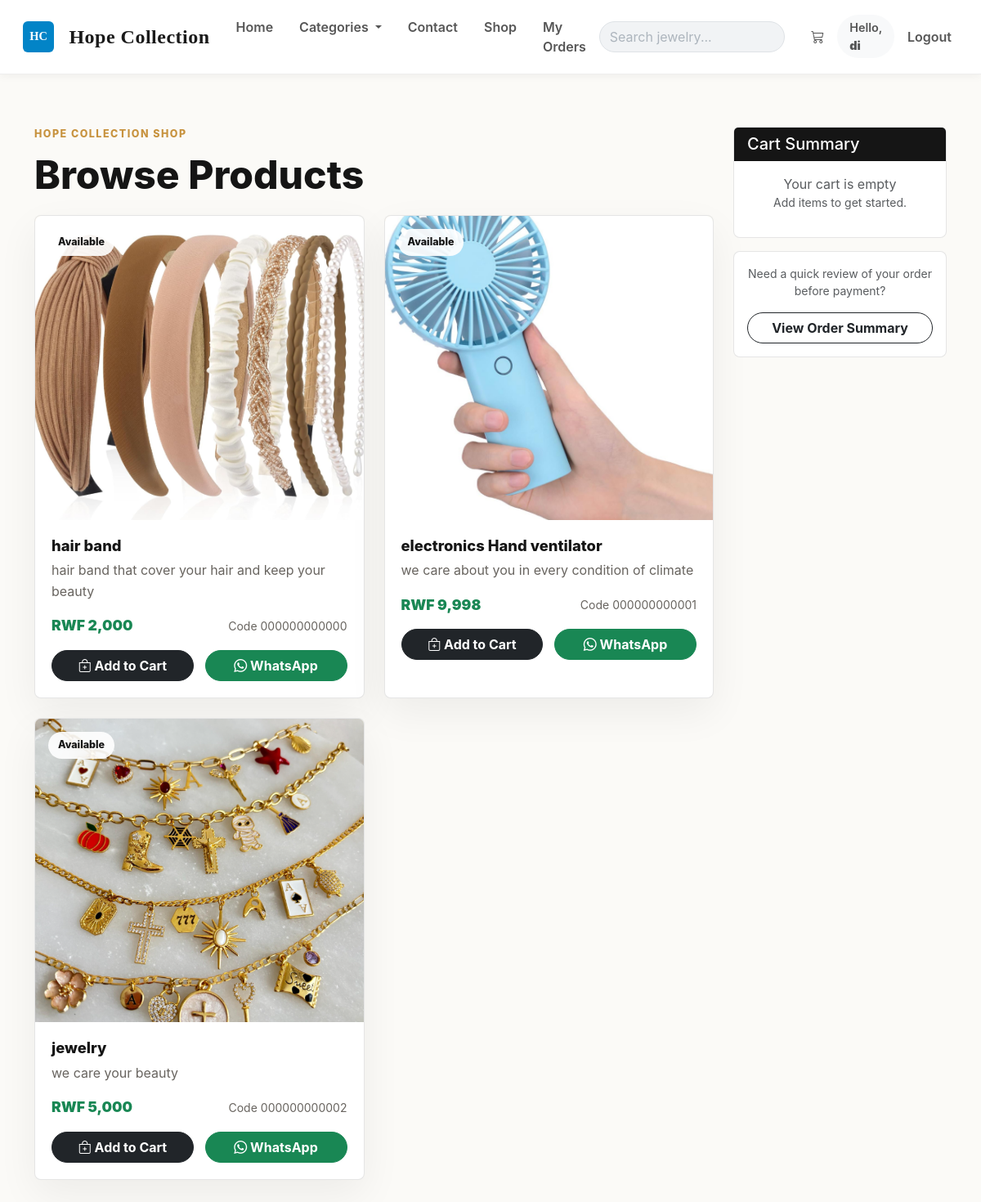
The page /market (signed in) on the database its author committed.
### market/models.py (models this page shows, shortened)
class User(db.Model, UserMixin):  # ✅ FIXED: only ONE User class (merged both into this one)
    __tablename__ = 'user'
    id               = db.Column(db.Integer, primary_key=True)
    username         = db.Column(db.String(100), nullable=False, unique=True)
    email_address    = db.Column(db.String(120), nullable=False, unique=True)
    password_hash    = db.Column(db.String(200), nullable=False)
    budget           = db.Column(db.Integer, nullable=False, default=1000)
    items            = db.relationship('Item', backref='owned_user', lazy=True)
    top_up_requests  = db.relationship(
                            'TopUpRequest',
                            backref='requester',           # ✅ FIXED: renamed backref to avoid clash with Transaction backref 'user'
                            lazy=True,
                            foreign_keys='TopUpRequest.user_id'
                        )
    transactions     = db.relationship('Transaction', backref='user', lazy=True)  # ✅ FIXED: moved here from duplicate class
    @property
    def password(self):
        raise AttributeError('Password is not a readable attribute!')

class Item(db.Model):
    __tablename__ = 'item'
    id          = db.Column(db.Integer, primary_key=True)
    name        = db.Column(db.String(30), nullable=False)
    price       = db.Column(db.Integer, nullable=False)
    barcode     = db.Column(db.String(12), nullable=False)
    description = db.Column(db.String(1024), nullable=False)
    image_file  = db.Column(db.String(20), nullable=False, default='default.jpg')
    video_file  = db.Column(db.String(20), nullable=True)
    owner       = db.Column(db.Integer, db.ForeignKey('user.id'))

### market/routes.py (the view)
@app.route('/market')
@login_required
def market_page():
    items = Item.query.all()
    return render_template('market.html', items=items)

### market/__init__.py (called while the page is built)
@app.context_processor
def inject_site_settings():
    from market.models import SiteSettings
    settings = SiteSettings.query.first()
    if not settings:
        settings = SiteSettings(id=1)
        db.session.add(settings)
        db.session.commit()
    return dict(site_settings=settings)

### market/models.py (called while the page is built)
@login_manager.user_loader
def load_user(user_id):
    return db.session.get(User, int(user_id))  # ✅ FIXED: replaced deprecated User.query.get()

### market/templates/market.html (shortened to what this page needs)
{% extends "base.html" %}
{% block content %}
<section class="shop-page">
    <div class="container">
        <div class="row g-4">
            <div class="col-lg-9">
                <div class="section-heading compact">
                    <div>
                        <p class="section-kicker">Hope Collection shop</p>
                        <h1>Browse Products</h1>
                    </div>
                </div>
                {% if items %}
                <div class="row g-4">
                    {% for item in items %}
                    <div class="col-md-6">
                        <article class="product-card h-100">
                            <div class="product-media">
                                {% if item.video_file %}
                                    <video class="w-100" style="height: 280px; object-fit: cover;" controls>
                                        <source src="{{ url_for('static', filename='product_videos/' ~ item.video_file) }}" type="video/mp4">
                                    </video>
                                {% else %}
                                    <img data-product-img
                                         src="{{ url_for('static', filename='product_pics/' ~ item.image_file) }}"
                                         alt="{{ item.name }}">
                                {% endif %}
                                <div class="fallback-product-icon"></div>
                                <span class="product-badge">Available</span>
                            </div>
                            <div class="product-body">
                                <div>
                                    <h3>{{ item.name }}</h3>
                                    <p>{{ item.description }}</p>
                                </div>
                                <div class="product-meta">
                                    <span>RWF {{ "{:,}".format(item.price) }}</span>
                                    <small>Code {{ item.barcode }}</small>
                                </div>
                                <div class="product-actions">
                                    <a href="{{ url_for('add_to_cart', item_id=item.id) }}" class="btn btn-dark">
                                        <i class="bi bi-bag-plus"></i> Add to Cart
                                    </a>
                                    <a class="btn btn-success" target="_blank" rel="noopener"
                                       href="https://wa.me/?text={{ ('Hello Hope Collection, I want to order ' ~ item.name ~ ' for RWF ' ~ item.price)|urlencode }}">
                                        <i class="bi bi-whatsapp"></i> WhatsApp
                                    </a>
                                </div>
                            </div>
                        </article>
                    </div>
                    {% endfor %}
                </div>
                {% else %}
                <div class="alert alert-info" role="alert">
                    <h4 class="alert-heading">No Items Available</h4>
                    <p>There are currently no items in the marketplace.</p>
                </div>
                {% endif %}
            </div>
            <div class="col-lg-3">
                <div class="card cart-summary sticky-top">
                    <div class="card-header">
                        <h5 class="mb-0">Cart Summary</h5>
                    </div>
                    <div class="card-body">
                        {% set cart = session.get('cart', []) %}
                        {% if cart %}
                            <div class="mb-3">
                                <h6>Items in Cart: <span class="badge bg-secondary">{{ cart|length }}</span></h6>
                            </div>
                            <div class="cart-items">
                                {% for item in cart %}
                                <div class="mb-2 p-2 border-bottom">
                                    <p class="mb-1"><strong>{{ item.name }}</strong></p>
                                    <p class="mb-1">Qty: <strong>{{ item.quantity }}</strong> x RWF {{ item.price }}</p>
                                    <p class="mb-0 text-success"><strong>RWF {{ item.price * item.quantity }}</strong></p>
                                </div>
                                {% endfor %}
                            </div>
                            <hr>
                            {% set totals = namespace(price=0) %}
                            {% for item in cart %}
                                {% set totals.price = totals.price + (item.price * item.quantity) %}
                            {% endfor %}
                            <div class="d-flex justify-content-between mb-3">
                                <h6>Total:</h6>
                                <h5 class="text-success"><strong>RWF {{ totals.price }}</strong></h5>
                            </div>
                            <a href="{{ url_for('view_cart') }}" class="btn btn-dark w-100 mb-2">View Cart</a>
                            <a href="{{ url_for('view_cart') }}" class="btn btn-success w-100">Proceed to Payment</a>
                        {% else %}
                            <p class="text-muted text-center mb-0">Your cart is empty</p>
                            <p class="text-muted text-center small">Add items to get started.</p>
                        {% endif %}
                    </div>
                </div>
                <div class="card mt-3 helper-card">
                    <div class="card-body text-center">
                        <p class="mb-3 small text-muted">Need a quick review of your order before payment?</p>
                        <a href="{{ url_for('view_cart') }}" class="btn btn-outline-dark w-100">
                            View Order Summary
                        </a>
                    </div>
                </div>
            </div>
        </div>
    </div>
</section>
{% endblock %}

### market/templates/base.html (shortened to what this page needs)
<!DOCTYPE html>
<html lang="en">
<head>
    <link href="https://cdn.jsdelivr.net/npm/bootstrap@5.3.0/dist/css/bootstrap.min.css" rel="stylesheet">
    <link rel="stylesheet" href="https://cdn.jsdelivr.net/npm/bootstrap-icons@1.11.3/font/bootstrap-icons.css">
    <link rel="stylesheet" href="{{ url_for('static', filename='css/storefront.css') }}">
</head>
<body>
<nav class="navbar navbar-expand-lg navbar-light sticky-top navbar-custom">
    <div class="container-fluid">
        <a class="navbar-brand" href="{{ url_for('home_page') }}">
            <span class="brand-mark">HC</span>
            Hope Collection
        </a>
        <div class="collapse navbar-collapse" id="navbarNav">
            <ul class="navbar-nav me-auto">
                <li class="nav-item">
                    <a class="nav-link px-3" href="{{ url_for('home_page') }}">Home</a>
                </li>
                <li class="nav-item dropdown">
                    <a class="nav-link dropdown-toggle px-3" href="#" id="navbarDropdown" role="button" data-bs-toggle="dropdown">
                        Categories
                    </a>
                </li>
                <li class="nav-item">
                    <a class="nav-link px-3" href="#">Contact</a>
                </li>
                {% if current_user.is_authenticated %}
                <li class="nav-item">
                    <a class="nav-link px-3" href="{{ url_for('market_page') }}">Shop</a>
                </li>
                <li class="nav-item">
                    <a class="nav-link px-3" href="{{ url_for('transaction_history') }}">My Orders</a>
                </li>
                {% endif %}
            </ul>
            <form class="d-flex me-lg-3 my-2 my-lg-0">
                <div class="input-group">
                    <input class="form-control search-bar-nav" type="search" placeholder="Search jewelry..." aria-label="Search">
                </div>
            </form>
            <ul class="navbar-nav align-items-lg-center">
                {% if current_user.is_authenticated %}
                    <li class="nav-item">
                        <a class="nav-link px-3" href="{{ url_for('view_cart') }}">
                            <i class="bi bi-cart3"></i>
                            {% set cart = session.get('cart', []) %}
                        </a>
                    </li>
                    <li class="nav-item">
                        <span class="nav-link px-3 nav-greeting">Hello, <strong>{{ current_user.username }}</strong></span>
                    </li>
                    <li class="nav-item">
                        <a class="nav-link btn btn-sm btn-outline-dark ms-lg-2" href="{{ url_for('logout_page') }}">Logout</a>
                    </li>
                {% endif %}
            </ul>
        </div>
    </div>
</nav>
<main>
    {% block content %}
    {% endblock %}
</main>
</body>
</html>

### market/static/css/storefront.css (style rules this page uses)
:root { --ink: #151515; --muted: #68645f; --paper: #fbfaf7; --cream: #f3efe7; --line: rgba(21, 21, 21, 0.11); --gold: #c7923e; --green: #198754; }
* { letter-spacing: 0; }
body { color: var(--ink); background: var(--paper); font-family: Inter, ui-sans-serif, system-ui, -apple-system, BlinkMacSystemFont, "Segoe UI", sans-serif; }
.navbar-custom { background: rgba(251, 250, 247, 0.92); border-bottom: 1px solid var(--line); backdrop-filter: blur(18px); }
.navbar-custom .container-fluid { max-width: 1180px; }
.navbar-brand { align-items: center; color: var(--ink) !important; display: inline-flex; font-weight: 800; gap: 0.65rem; }
.brand-mark { align-items: center; aspect-ratio: 1; background: var(--ink); border-radius: 8px; color: #fff; display: inline-flex; font-size: 0.78rem; justify-content: center; width: 38px; }
.navbar-custom .nav-link { border-radius: 999px; color: rgba(21, 21, 21, 0.72) !important; font-weight: 600; transition: background-color 0.2s ease, color 0.2s ease, transform 0.2s ease; }
.nav-greeting { color: var(--muted) !important; }
.section-kicker { color: var(--gold); font-size: 0.78rem; font-weight: 800; letter-spacing: 0.12em; margin-bottom: 0.75rem; text-transform: uppercase; }
.hero-actions, .product-actions, .trust-row, .section-heading { align-items: center; display: flex; flex-wrap: wrap; gap: 0.85rem; }
.btn { border-radius: 999px; font-weight: 700; }
.shopping-section, .shop-page { padding: 4rem 0; }
.section-heading { justify-content: space-between; margin-bottom: 1.75rem; }
.section-heading.compact { margin-bottom: 1.25rem; }
.section-heading h1, .section-heading h2 { font-size: clamp(2rem, 4vw, 3.2rem); font-weight: 850; margin: 0; }
.product-card { background: #fff; border: 1px solid var(--line); border-radius: 8px; box-shadow: 0 18px 50px rgba(21, 21, 21, 0.06); display: flex; flex-direction: column; overflow: hidden; transition: box-shadow 0.28s ease, transform 0.28s ease; }
.product-media { aspect-ratio: 1.08; background: linear-gradient(135deg, rgba(199, 146, 62, 0.2), rgba(25, 135, 84, 0.18)), var(--cream); overflow: hidden; position: relative; }
.product-media img { height: 100%; inset: 0; object-fit: cover; position: absolute; transition: transform 0.5s ease; width: 100%; z-index: 1; }
.fallback-product-icon { align-items: center; color: rgba(21, 21, 21, 0.28); display: flex; font-size: 4rem; inset: 0; justify-content: center; position: absolute; }
.product-badge { background: rgba(255, 255, 255, 0.9); border-radius: 999px; color: var(--ink); font-size: 0.78rem; font-weight: 800; left: 1rem; padding: 0.45rem 0.75rem; position: absolute; top: 1rem; z-index: 3; }
.product-body { display: flex; flex: 1; flex-direction: column; gap: 1rem; padding: 1.25rem; }
.product-body h3 { font-size: 1.15rem; font-weight: 850; margin-bottom: 0.45rem; }
.product-body p { color: var(--muted); line-height: 1.6; margin: 0; }
.product-meta { align-items: center; display: flex; justify-content: space-between; gap: 1rem; }
.product-meta span { color: var(--green); font-size: 1.1rem; font-weight: 900; }
.product-meta small { color: var(--muted); }
.product-actions .btn { flex: 1 1 120px; }
.cart-summary { border: 1px solid var(--line); border-radius: 8px; top: 96px; }
.cart-summary .card-header { background: var(--ink); color: #fff; }
.helper-card { border: 1px solid var(--line); border-radius: 8px; }

### market/templates/base.html (style rules this page uses)
:root { --nav-bg: #ffffff; --nav-text: #1a1a1a; --brand-accent: #0284c7; --nav-hover: #0ea5e9; }
.navbar-custom { background: var(--nav-bg); border-bottom: 1px solid #eeeeee; box-shadow: 0 2px 10px rgba(0,0,0,0.05); padding: 0.8rem 1rem; }
.navbar-brand { font-weight: 800; letter-spacing: 0.5px; color: var(--nav-text) !important; font-family: 'Playfair Display', serif; font-size: 1.5rem; }
.brand-mark { background: var(--brand-accent); color: white; padding: 4px 8px; border-radius: 6px; margin-right: 8px; font-size: 0.9rem; }
.nav-link { color: var(--nav-text) !important; font-weight: 600; transition: all 0.3s ease; }
.nav-greeting { color: var(--nav-text) !important; font-size: 0.9rem; background: #f8f9fa; border-radius: 20px; padding: 5px 15px !important; }
.search-bar-nav { background: #f1f3f5; border: 1px solid #dee2e6; color: #212529 !important; border-radius: 20px; }
.search-bar-nav::placeholder { color: #adb5bd; }

### rows shown on the page
User: username "di"
Item: image_file (picture), name "hair band", description "hair band that cover your hair and keep your beauty", price "2,000", barcode "000000000000"
Item: image_file (picture), name "electronics Hand ventilator", description "we care about you in every condition of climate", price "9,998", barcode "000000000001"
Item: image_file (picture), name "jewelry", description "we care your beauty", price "5,000", barcode "000000000002"
